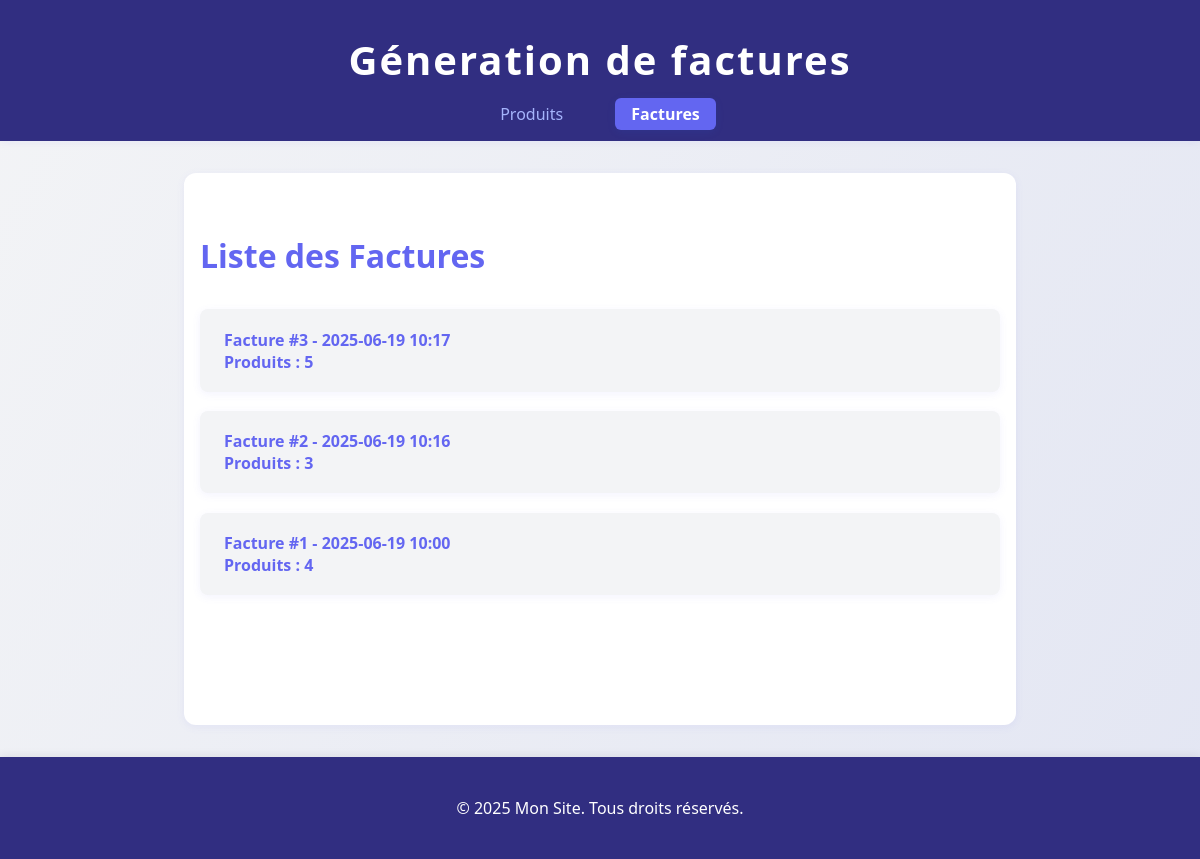
/factures/, run on an earlier commit of the app's database.
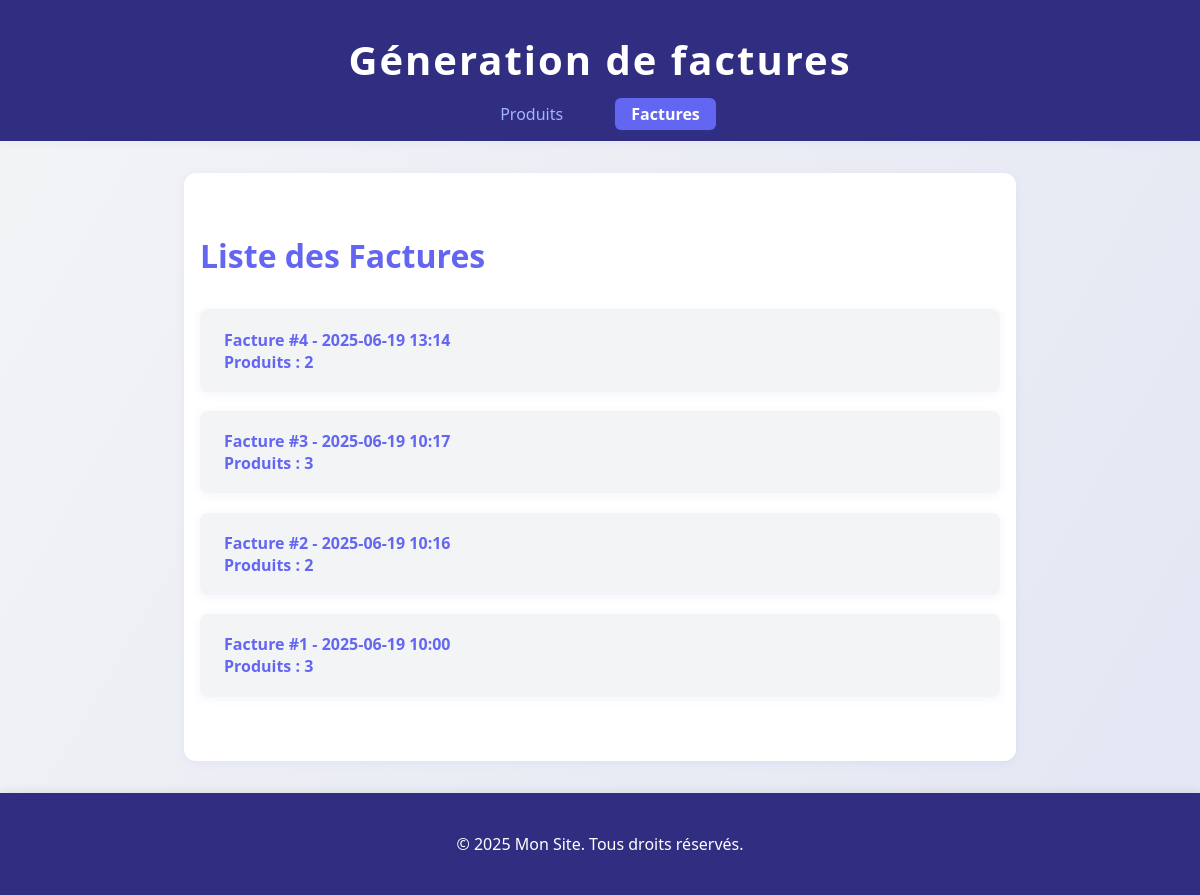
And on a later commit of the database.
### factures/models.py (models this page shows)
class Facture(models.Model):
    date = models.DateTimeField(auto_now_add=True)
    produits = models.ManyToManyField(Produit, related_name='factures')
    def __str__(self):
        return f"Facture #{self.id} - {self.date.strftime('%Y-%m-%d %H:%M')}"

### factures/views.py (the view)
# urls.py: path('', liste_factures, name='liste_factures'),
def liste_factures(request):
    factures = Facture.objects.all().order_by('-date')
    return render(request, 'factures/liste_factures.html', {'factures': factures})

### factures/templates/factures/liste_factures.html (shortened to what this page needs)
{% extends "base.html" %}
{% block content %}
<h1>Liste des Factures</h1>
<ul class="facture-list">
{% for facture in factures %}
    <li class="facture-item">
        <a href="{% url 'detail_facture' facture.id %}">
            {{ facture }}<br>
            Produits : {{ facture.produits.count }}
        </a>
    </li>
{% empty %}
    <li>Aucune facture.</li>
{% endfor %}
</ul>
{% endblock %}

What changed in the data, as far as the page shows it:
added Facture: id+date "Facture #4 - 2025-06-19 13:14", produits.count "2"
computed for Facture "Facture #3 - 2025-06-19 10:17": produits.count "5" → "3"
computed for Facture "Facture #2 - 2025-06-19 10:16": produits.count "3" → "2"
computed for Facture "Facture #1 - 2025-06-19 10:00": produits.count "4" → "3"
